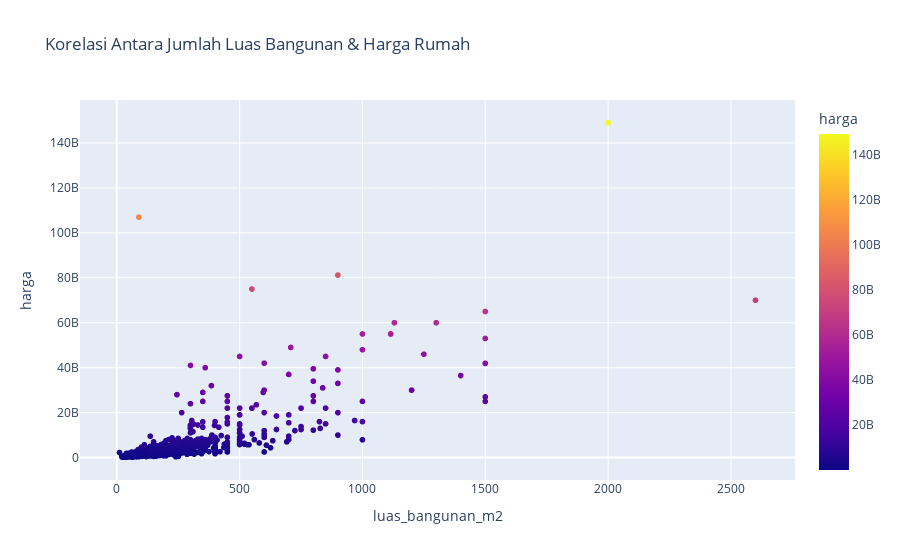

The notebook cell saved with this chart:
### Markdown cell above
kebanyakan rumah memiliki luas di bawah 500 meter persegi

### Code cell
# luas bangunan vs harga 
fig = px.scatter(df, x="luas_bangunan_m2", y="harga",
                 title="Korelasi Antara Jumlah Luas Bangunan & Harga Rumah",
                color="harga"
                )
fig.show()

### Figure 1 — Plotly figure (JSON) as saved in the notebook; plotly's stock layout.template omitted (floating-point values rounded to 4 significant figures; data arrays with more than 128 entries replaced by an {"elided": "..."} marker saying what was removed)
{"data": [{"hovertemplate": "luas_bangunan_m2=%{x}<br>harga=%{marker.color}<extra></extra>", "legendgroup": "", "marker": {"color": {"elided": "2001 int values"}, "coloraxis": "coloraxis", "symbol": "circle"}, "mode": "markers", "name": "", "showlegend": false, "type": "scattergl", "x": {"elided": "2001 int values"}, "xaxis": "x", "y": {"elided": "2001 int values"}, "yaxis": "y"}], "layout": {"coloraxis": {"colorbar": {"title": {"text": "harga"}}, "colorscale": [[0, "#0d0887"], [0.1111, "#46039f"], [0.2222, "#7201a8"], [0.3333, "#9c179e"], [0.4444, "#bd3786"], [0.5556, "#d8576b"], [0.6667, "#ed7953"], [0.7778, "#fb9f3a"], [0.8889, "#fdca26"], [1, "#f0f921"]]}, "legend": {"tracegroupgap": 0}, "title": {"text": "Korelasi Antara Jumlah Luas Bangunan & Harga Rumah"}, "xaxis": {"anchor": "y", "domain": [0, 1], "title": {"text": "luas_bangunan_m2"}}, "yaxis": {"anchor": "x", "domain": [0, 1], "title": {"text": "harga"}}}}
